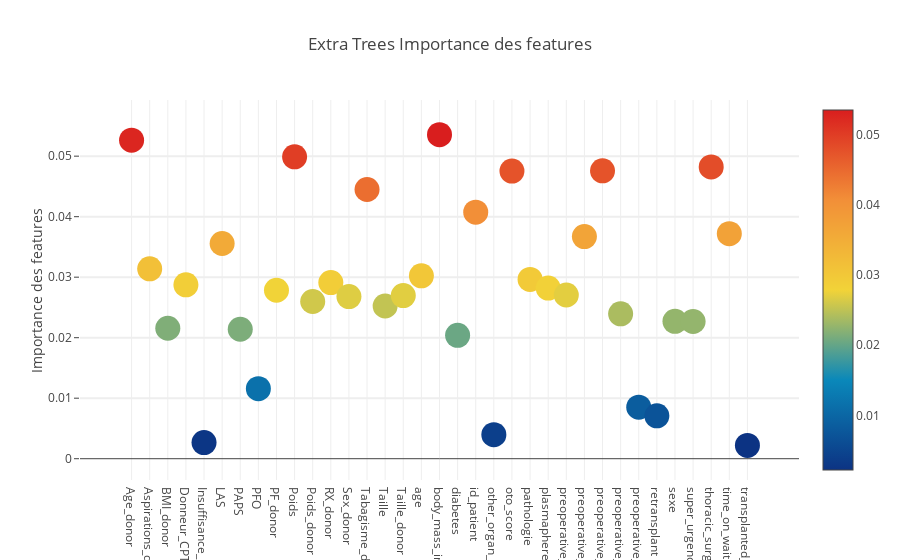

The notebook cell this image was saved under:
### Code cell
trace = go.Scatter(
    y = feature_dataframe['Extra Trees Importance des features'].values,
    x = feature_dataframe['features'].values,
    mode='markers',
    marker=dict(
        sizemode = 'diameter',
        sizeref = 1,
        size = 25,
        color = feature_dataframe['Extra Trees Importance des features'].values,
        colorscale='Portland',
        showscale=True
    ),
    text = feature_dataframe['features'].values
)
data = [trace]

layout= go.Layout(
    autosize= True,
    title= 'Extra Trees Importance des features',
    hovermode= 'closest',

    yaxis=dict(
        title= 'Importance des features',
        ticklen= 5,
        gridwidth= 2
    ),
    showlegend= False
)
fig = go.Figure(data=data, layout=layout)
py.iplot(fig,filename='scatter2010')

### Figure 1 — Plotly figure (JSON) as saved in the notebook; plotly's stock layout.template omitted (floating-point values rounded to 4 significant figures)
{"data": [{"marker": {"color": [0.05265, 0.03138, 0.02156, 0.02873, 0.002664, 0.03557, 0.0214, 0.01158, 0.02785, 0.04989, 0.02598, 0.0291, 0.0268, 0.0445, 0.02524, 0.02696, 0.03023, 0.05356, 0.02039, 0.04074, 0.003979, 0.04754, 0.02963, 0.02819, 0.02705, 0.03671, 0.04757, 0.02395, 0.008524, 0.007085, 0.0227, 0.02267, 0.04823, 0.0372, 0.002204], "colorscale": "Portland", "showscale": true, "size": 25, "sizemode": "diameter", "sizeref": 1}, "mode": "markers", "text": ["Age_donor", "Aspirations_donor", "BMI_donor", "Donneur_CPT", "Insuffisance_renale", "LAS", "PAPS", "PFO", "PF_donor", "Poids", "Poids_donor", "RX_donor", "Sex_donor", "Tabagisme_donor", "Taille", "Taille_donor", "age", "body_mass_index", "diabetes", "id_patient", "other_organ_transplantation", "oto_score", "pathologie", "plasmapherese", "preoperative_ECMO", "preoperative_ICU", "preoperative_mechanical_ventilation", "preoperative_pulmonary_hypertension", "preoperative_vasopressor", "retransplant", "sexe", "super_urgence", "thoracic_surgery_history", "time_on_waiting_liste", "transplanted_twice_during_study_period"], "type": "scatter", "uid": "8e83266e-fbda-11e8-b9c4-6002921757e3", "x": ["Age_donor", "Aspirations_donor", "BMI_donor", "Donneur_CPT", "Insuffisance_renale", "LAS", "PAPS", "PFO", "PF_donor", "Poids", "Poids_donor", "RX_donor", "Sex_donor", "Tabagisme_donor", "Taille", "Taille_donor", "age", "body_mass_index", "diabetes", "id_patient", "other_organ_transplantation", "oto_score", "pathologie", "plasmapherese", "preoperative_ECMO", "preoperative_ICU", "preoperative_mechanical_ventilation", "preoperative_pulmonary_hypertension", "preoperative_vasopressor", "retransplant", "sexe", "super_urgence", "thoracic_surgery_history", "time_on_waiting_liste", "transplanted_twice_during_study_period"], "y": [0.05265, 0.03138, 0.02156, 0.02873, 0.002664, 0.03557, 0.0214, 0.01158, 0.02785, 0.04989, 0.02598, 0.0291, 0.0268, 0.0445, 0.02524, 0.02696, 0.03023, 0.05356, 0.02039, 0.04074, 0.003979, 0.04754, 0.02963, 0.02819, 0.02705, 0.03671, 0.04757, 0.02395, 0.008524, 0.007085, 0.0227, 0.02267, 0.04823, 0.0372, 0.002204]}], "layout": {"autosize": true, "hovermode": "closest", "showlegend": false, "title": "Extra Trees Importance des features", "yaxis": {"gridwidth": 2, "ticklen": 5, "title": "Importance des features"}}}
